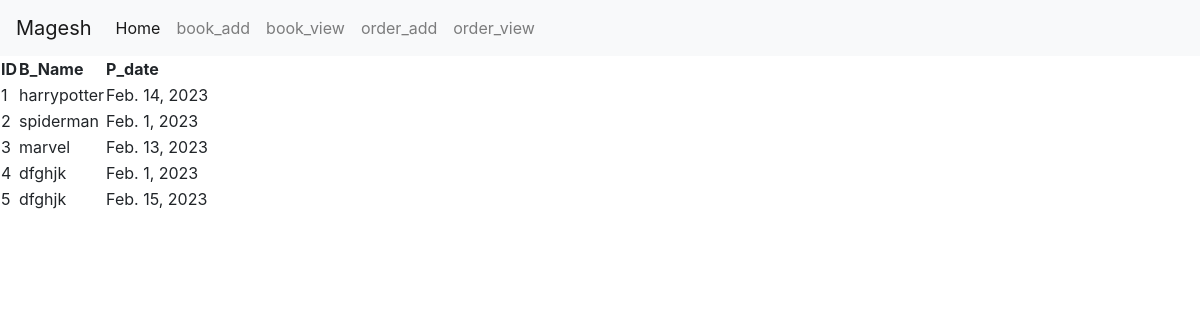
Page /bdata/ on the committed database.
### my_application/models.py (models this page shows)
class Book (models.Model):
    b_name= models.CharField(max_length=30)
    pub_date=models.DateField("date_published")

### my_application/views.py (the view)
# urls.py: path("bdata/",views.book_data,name='book_data'),
def book_data(request):
    kk=Book.objects.all()
    return render(request,'book_data.html',locals())

### my_application/templates/book_data.html
{% extends 'base.html' %}
{% block content %}
        <table>
            <tr>
                <th>ID</th>
                <th>B_Name</th>
                <th>P_date</th>
            </tr>
            {% for i in kk %}
            <tr>
                <td>{{ i.id }}</td>
                <td>{{ i.b_name }}</td>
                <td>{{ i.pub_date }}</td>
            </tr>
            {% endfor %}
        </table>
{% endblock %}

### my_application/templates/base.html (shortened to what this page needs)
<!doctype html>
<html lang="en">
  <head>
    <link rel="stylesheet" href="https://cdn.jsdelivr.net/npm/bootstrap@4.0.0/dist/css/bootstrap.min.css">
  </head>
  <body>
    <nav class="navbar navbar-expand-lg navbar-light bg-light">
        <a class="navbar-brand" href="#">Magesh</a>
        <div class="collapse navbar-collapse" id="navbarNav">
          <ul class="navbar-nav">
            <li class="nav-item active">
              <a class="nav-link" href="http://127.0.0.1:8000/">Home <span class="sr-only">(current)</span></a>
            </li>
            <li class="nav-item">
              <a class="nav-link" href="http://127.0.0.1:8000/badd/">book_add</a>
            </li>
            <li class="nav-item">
              <a class="nav-link" href="http://127.0.0.1:8000/bdata/">book_view</a>
            </li>
            <li class="nav-item">
              <a class="nav-link" href="http://127.0.0.1:8000/sadd/">order_add</a>
            </li>
            <li class="nav-item">
              <a class="nav-link" href="http://127.0.0.1:8000/sview/">order_view</a>
            </li>
          </ul>
        </div>
      </nav>
    {% block content %}
    {% endblock %}
  </body>
</html>

### rows in the picture
Book: id "1", b_name "harrypotter", pub_date "Feb. 14, 2023"
Book: id "2", b_name "spiderman", pub_date "Feb. 1, 2023"
Book: id "3", b_name "marvel", pub_date "Feb. 13, 2023"
Book: id "4", b_name "dfghjk", pub_date "Feb. 1, 2023"
Book: id "5", b_name "dfghjk", pub_date "Feb. 15, 2023"
